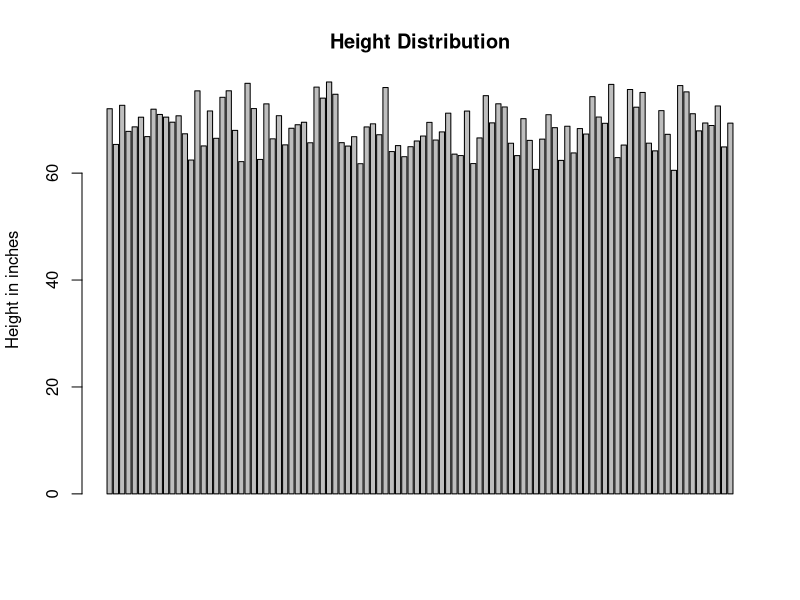
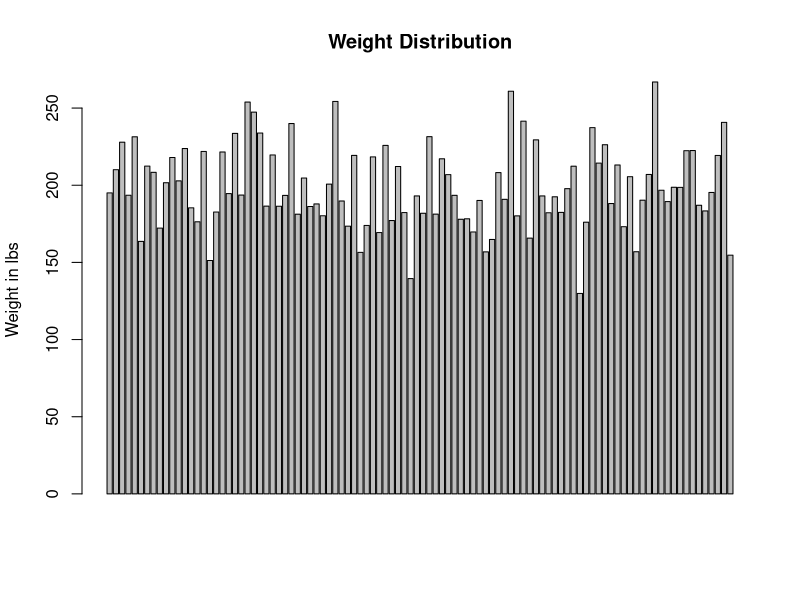
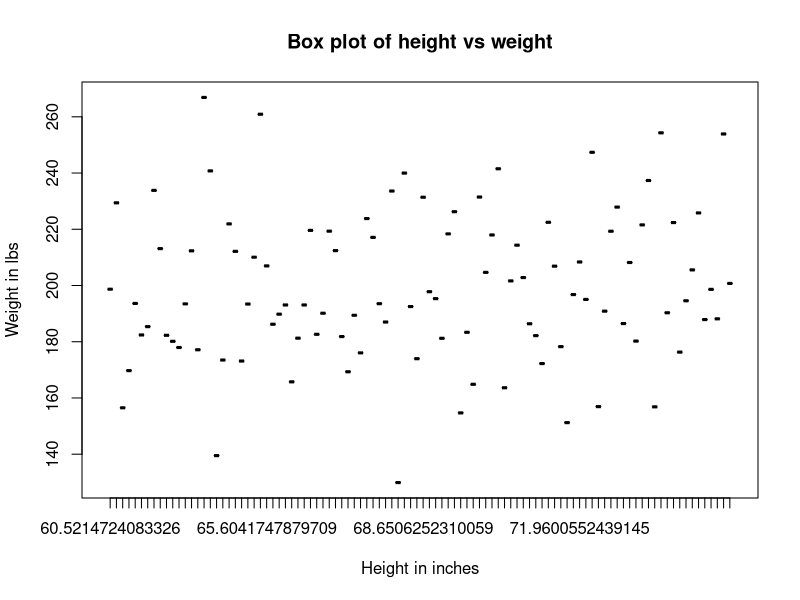
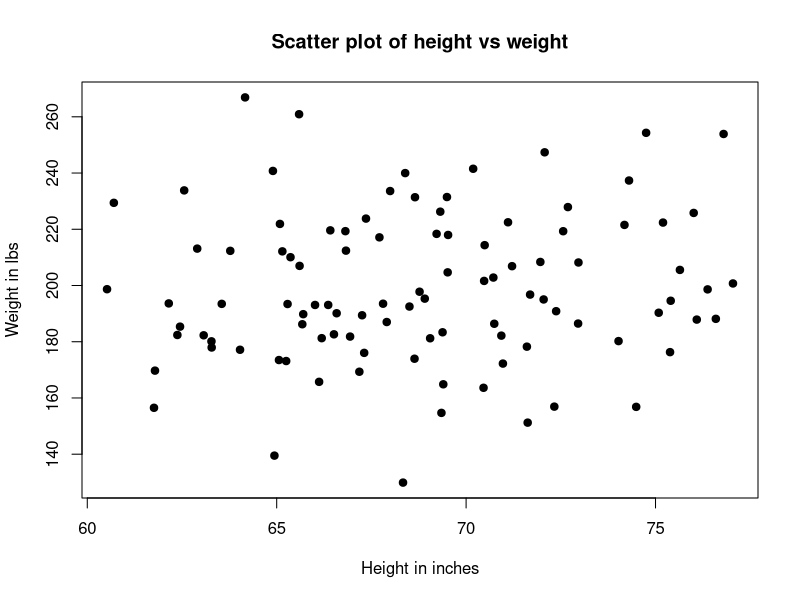
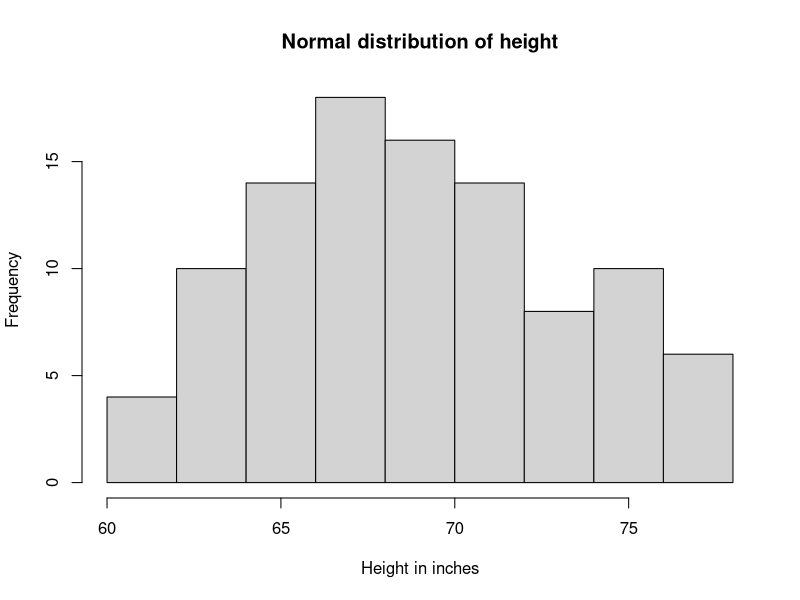
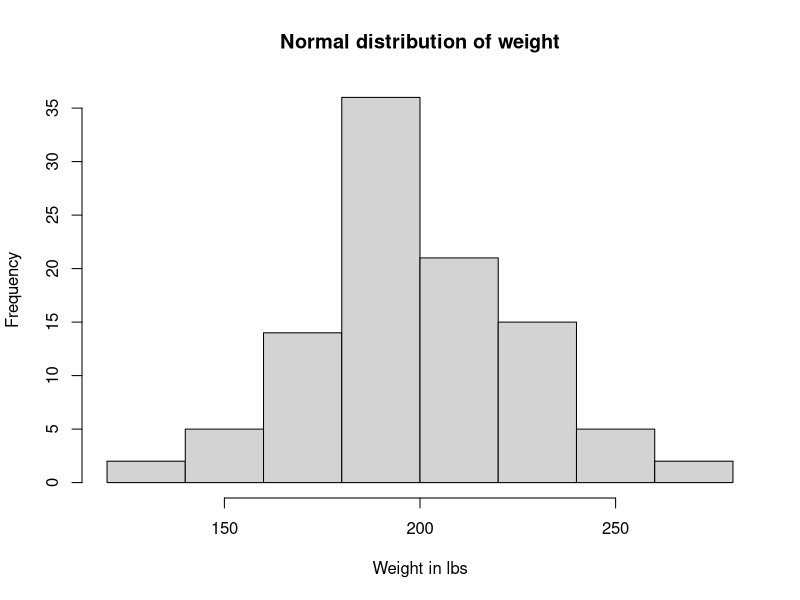
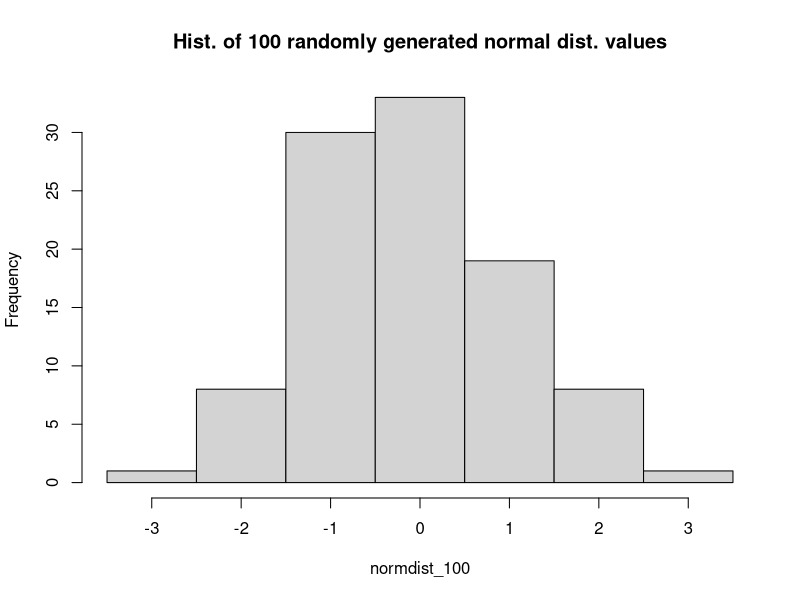
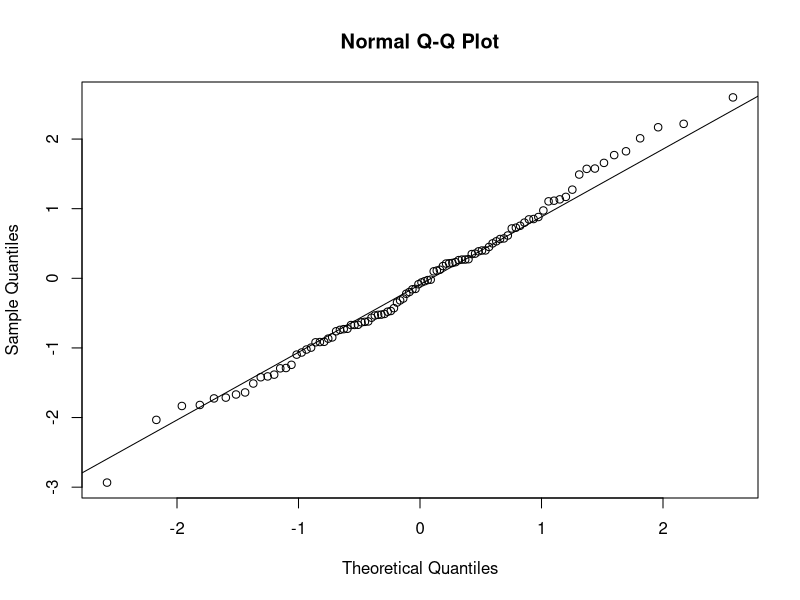

Generate these figures, in order, with R:
#1. Generate 100 random samples from a univariate normal distribution (default parameters)
#Compute mean, sd, variance, median, and standard quantiles. Report the quantities
set.seed(30)
normdist_100 = rnorm(100, mean = 0, sd = 1)
print(normdist_100[1])
mean_normdist_100 = mean(normdist_100)
sd_normdist_100 = sd(normdist_100)
var_normdist_100 = var(normdist_100)
median_normdist_100 = median(normdist_100)
#Standard quantiles ???
quantile(normdist_100)

#2. Plot histogram (experiment with breaks parameter), include only one best plot.
dev.new()
hist(normdist_100, breaks=seq(-3.5,3.5,by=1),main="Hist. of 100 randomly generated normal dist. values")
dev.off()


#3.Test if the sample follows a normal distribution 
#Comment on if the data follows a normal distribution (why or why not)?
dev.new()
qqnorm(normdist_100)
qqline(normdist_100)
dev.off()

#4. Generate data (100 samples) for 2 random variable (height and weight)
#Height in inches in increments of 0.5. Weight in lbs in increments of 0.5
height_100 = rnorm(100, mean = 70, sd = 4)
weight_100 = rnorm(100, mean = 200, sd = 25)
height_weight_100 = data.frame(height=height_100,weight=weight_100)
#Summary statistics of randomly generated height and weight
summary(height_weight_100)
#Barplot of randomly generated height
barplot(height_100, main="Height Distribution", ylab="Height in inches")
#Barplot of randomly generated weight
barplot(weight_100, main="Weight Distribution", ylab="Weight in lbs")
#Boxplot of height vs weight
boxplot(weight~height,data=height_weight_100,main="Box plot of height vs weight",xlab="Height in inches", ylab="Weight in lbs")
#Scatter plot of height vs weight
plot(height_100,weight_100,main="Scatter plot of height vs weight",xlab="Height in inches", ylab="Weight in lbs", pch=19)

#5. Normal distribution for height and weight separately
hist(height_100,main="Normal distribution of height",xlab="Height in inches",ylab="Frequency")
hist(weight_100,main="Normal distribution of weight",xlab="Weight in lbs",ylab="Frequency")

#6. Bivariate distribution
